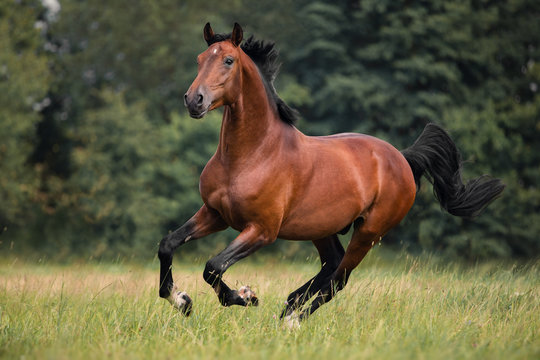
#> input picture Assignment-6/Huffman_Coding/Horse.jpg, 540 x 360 px, found by its file name
$ python AC.py
#> lines starting #> are read from the running program, lines starting #| are printed output that depends on the picture
from PIL import Image
import numpy as np
import collections

# Function to perform arithmetic coding
def arithmetic_coding(frequencies, pixels):
    low = 0.0
    high = 1.0
    total_pixels = sum(frequencies.values())

    # Calculate cumulative frequencies
    cumulative_frequencies = {}
    cumulative_sum = 0
    for symbol, freq in sorted(frequencies.items()):
        cumulative_sum += freq
        cumulative_frequencies[symbol] = cumulative_sum / total_pixels

    # Encode the pixel values
    for pixel in pixels:
        range_width = high - low
        high = low + range_width * cumulative_frequencies[pixel]
        low = low + range_width * (cumulative_frequencies[pixel] - (frequencies[pixel] / total_pixels))

    # Scale the encoded value to an integer for storage
    scaled_encoded_value = int((low + high) / 2 * (2**64))  # Scale to a large integer

    return scaled_encoded_value

# Compress the image using arithmetic coding
def compress_image_arithmetic(image):
    # Flatten the image and calculate frequencies
    pixels = image.flatten()
    frequencies = collections.Counter(pixels)

    # Perform arithmetic coding
    encoded_value = arithmetic_coding(frequencies, pixels)

    # Save the frequencies and the encoded value to a file
    with open('compressed_image_arithmetic.bin', 'wb') as f:
        f.write(encoded_value.to_bytes(8, 'big'))  # Save the encoded value as bytes
        for pixel, freq in frequencies.items():
            f.write(f"{pixel}:{freq}\n".encode('utf-8'))  # Save pixel frequencies

    return frequencies

# Open the image and convert to grayscale
img = Image.open(r"E:\DIP\Huffman_Coding\Horse.jpg").convert('L')
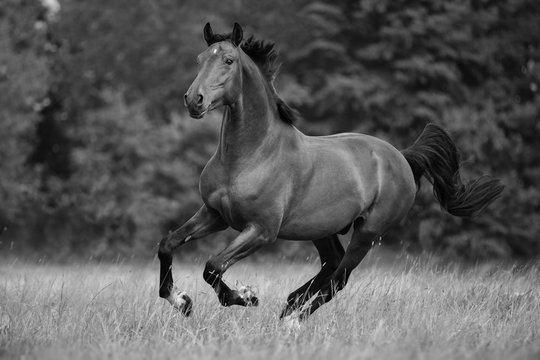
#> img: PIL image 540x360 L; min 0, max 249, mean 89.1
pixels = np.array(img)

# Compress the image
frequencies = compress_image_arithmetic(pixels)
#> in compress_image_arithmetic, `frequencies = collections.Counter(pixels)`: frequencies = 237 items
#> in arithmetic_coding, `total_pixels = sum(frequencies.values())`: total_pixels = 194400
#> the loop in arithmetic_coding, `for symbol, freq in sorted(frequencies.items()):` made 237 passes
#> (freq, cumulative_sum) on passes 1 to 3: (44, 44), (85, 129), (70, 199)
#> after the loop in arithmetic_coding, `for symbol, freq in sorted(frequencies.items()):`: cumulative_frequencies = 237 items; cumulative_sum = 194400
#> the loop in arithmetic_coding, `for pixel in pixels:` made 194400 passes
#> (pixel, range_width, high, low) on passes 1 to 3: (72, 1, 0.464, 0.453), (73, 0.0108, 0.458, 0.458), (75, 0.00011, 0.458, 0.458)
#> after the loop in arithmetic_coding, `for pixel in pixels:`: low = 0.458
#> in arithmetic_coding, `scaled_encoded_value = int((low + high) / 2 * (2**64))`: scaled_encoded_value = 8454730924450810880
#> the loop in compress_image_arithmetic, `for pixel, freq in frequencies.items():` made 237 passes
#> (pixel, freq) on passes 1 to 3: (72, 2093), (73, 1985), (75, 1906)
#> frequencies = 237 items
print("Image compressed and saved as 'compressed_image_arithmetic.bin'")
